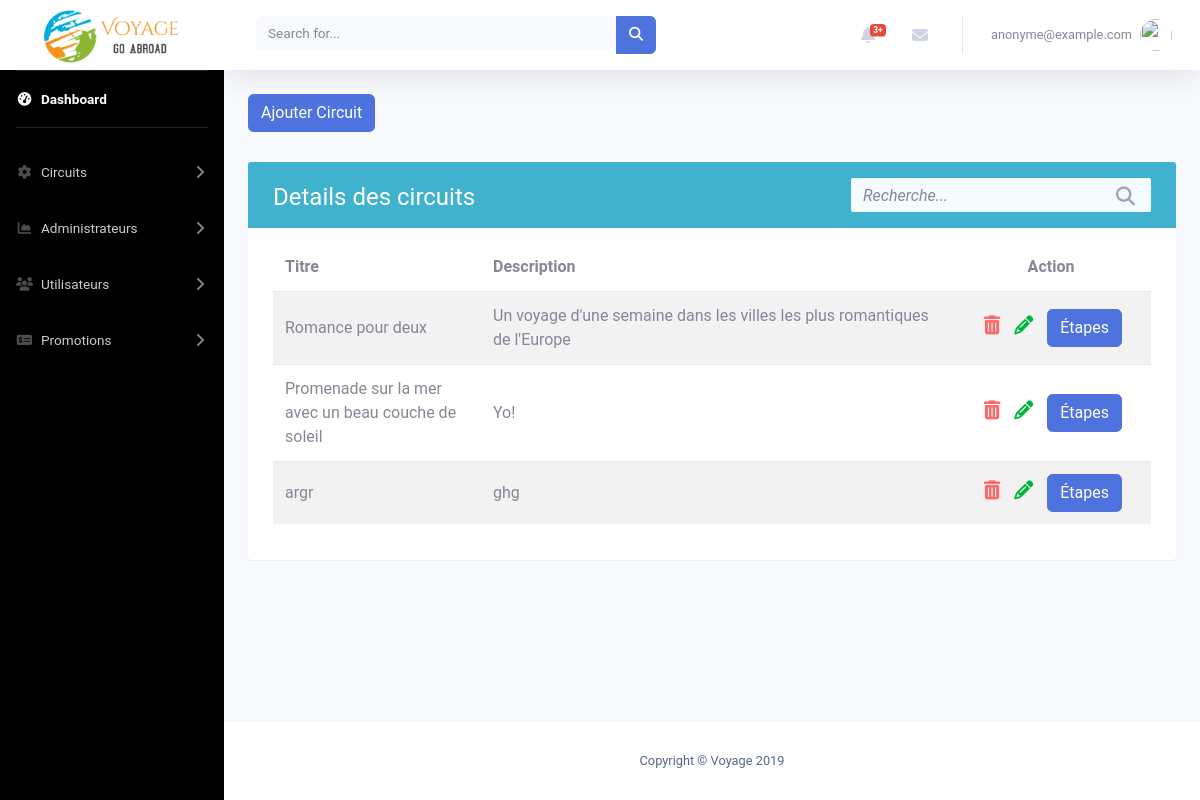
/admin/gererCircuit.php (signed in), run on an earlier commit of the app's database.
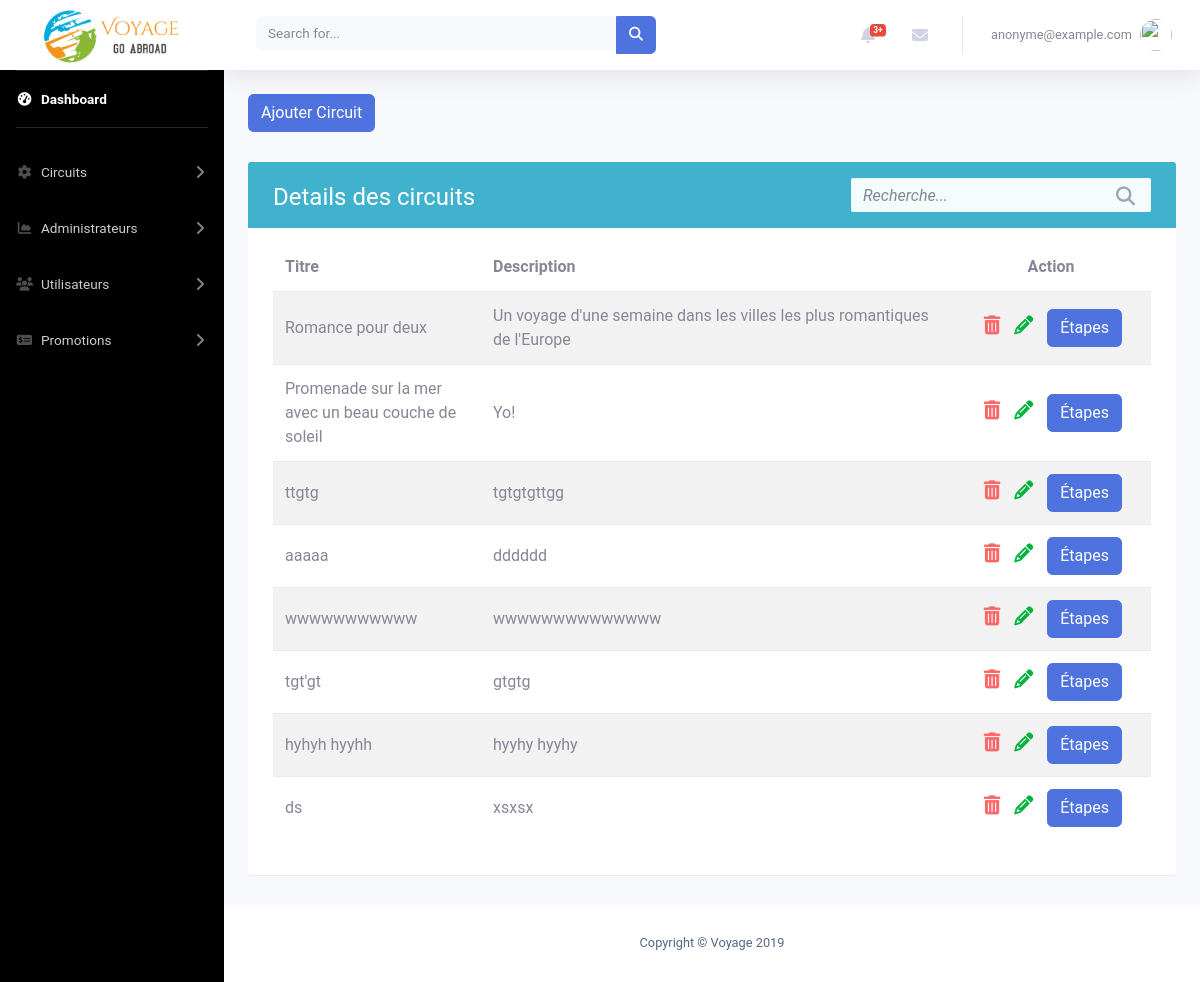
And on a later commit of the database.
### tables this page shows
CREATE TABLE `circuit` (
  `idCircuit` int(11) NOT NULL,
  `titre` varchar(250) NOT NULL,
  `description` text,
  `estActif` tinyint(1) DEFAULT '1'
);

### admin/gererCircuit.php (the view, shortened to what this page needs)
<?php
    include_once "includes/header.php";
    include_once "includes/navbar.php";
    $stmt = $conn->query('SELECT * FROM circuit');
    $table = '
                <div class="table-wrapper">
                    <div class="table-title">
                        <div class="row">
                            <div class="col-sm-8">
                                <h2>Details des circuits</b></h2>
                            </div>
                            <div class="col-sm-4">
                                <div class="search-box">
                                    <div class="input-group">
                                        <input type="text" id="search" class="form-control" placeholder="Recherche...">
                                        <span class="input-group-addon"><i class="fa fa-search" aria-hidden="true"></i></span>
                                    </div>
                                </div>
                            </div>
                        </div>
                    </div>
                    <table class="table table-striped">
                        <thead>
                            <tr>
                                <th>Titre</th>
                                <th>Description</th>
                                <th style="width: 200px; text-align: center;">Action</th>
                            </tr>
                        </thead>
                        <tbody>';
                        while ($row = $stmt->fetch()) {
                            $table .= '
                                    <tr>
                                        <td>' . $row->titre . '</td>
                                        <td>' . $row->description . '</td>
                                        <td style="width: 200px;">
                                            <div class="col-md-12 choix">
                                                <a href="" data-toggle="modal" data-target="#exampleModal'. $row->idCircuit .'"><i class="fa fa-trash" aria-hidden="true" style="color: #ff6666;"></i></a>
                                                <a href="modifierCircuit.php?idCircuit=' . $row->idCircuit . '"><i class="fa fa-pencil" aria-hidden="true" style="color: #00b33c;"></i></a>
                                                <a href="listerEtapes.php?idCircuit=' . $row->idCircuit . '" class="btn btn-primary" style="color: white;">Étapes</a>
                                                <div style="color: black;" class="modal fade" id="exampleModal'. $row->idCircuit .'" tabindex="-1" role="dialog" aria-labelledby="exampleModalLabel" aria-hidden="true">
                                                        Êtes-vous certain de vouloir supprimer "' . $row->titre . '"?
                                                            <a type="button" href="deleteCircuit.php?idCircuit=' . $row->idCircuit . '" class="btn btn-primary">Confirmer</a>
                                                </div>
                                            </div>
                                        </td>
                                    </tr>';
                        }
                $table .= '</tbody>
                        </table>
                    </div>
                ';
?><div class="container minimumHeight">
    <form action="creerCircuit.php">
        <button class="btn btn-primary" style="color: white;">Ajouter Circuit</button>
    </form>
    <?php
        echo $table;
    ?>
</div><?php
  include_once 'includes/footer.php';
?>

### admin/includes/header.php (shortened to what this page needs)
<!DOCTYPE html>
<html lang="en">
<head>
  <link href="vendor/fontawesome-free/css/all.min.css" rel="stylesheet" type="text/css">
  <link href="css/sb-admin-2.min.css" rel="stylesheet">
  <link href="css/abdel.css" rel="stylesheet">
  <link href="css/crud.css" rel="stylesheet">
</head>
<body id="page-top" onload="getMessages(4);">
  <div id="wrapper">

### admin/includes/navbar.php (shortened to what this page needs)
<ul class="navbar-nav text-white sidebar sidebar-dark accordion" id="accordionSidebar">
  <a class="sidebar-brand d-flex align-items-center justify-content-center" href="index.php" style="background-color: white;">
    <div class="sidebar-brand-icon">
      <img src="img/logo.png" style="width:80%;" alt="">
    </div>
  </a>
  <hr class="sidebar-divider my-0">
  <li class="nav-item active">
    <a class="nav-link" href="index.php">
      <i class="fas fa-fw fa-tachometer-alt"></i>
      <span>Dashboard</span></a>
  </li>
  <hr class="sidebar-divider">
  <li class="nav-item">
    <a class="nav-link collapsed" href="#" data-toggle="collapse" data-target="#collapseTwo" aria-expanded="true" aria-controls="collapseTwo">
      <i class="fas fa-fw fa-cog"></i>
      <span>Circuits</span>
    </a>
  </li>
  <li class="nav-item">
  <a class="nav-link collapsed" href="#" data-toggle="collapse" data-target="#collapseThree" aria-expanded="true" aria-controls="collapseThree">
      <i class="fas fa-fw fa-chart-area"></i>
      <span>Administrateurs</span></a>
  </li>
  <li class="nav-item">
    <a class="nav-link collapsed" href="#" data-toggle="collapse" data-target="#collapseUtilisateurs" aria-expanded="true" aria-controls="collapseUtilisateurs">
      <i class="fas fa-fw fa-users"></i>
      <span>Utilisateurs</span>
    </a>
  </li>
  <li class="nav-item">
    <a class="nav-link collapsed" href="#" data-toggle="collapse" data-target="#collapsePromotions" aria-expanded="true" aria-controls="collapsePromotions">
      <i class="fas fa-fw fa-money-check-alt"></i>
      <span>Promotions</span>
    </a>
  </li>
</ul>
  <div id="content-wrapper" class="d-flex flex-column">
    <div id="content">
      <nav class="navbar navbar-expand navbar-light bg-white topbar mb-4 static-top shadow">
        <form class="d-none d-sm-inline-block form-inline mr-auto ml-md-3 my-2 my-md-0 mw-100 navbar-search">
          <div class="input-group">
            <input type="text" class="form-control bg-light border-0 small" placeholder="Search for..." aria-label="Search" aria-describedby="basic-addon2">
            <div class="input-group-append">
              <button class="btn btn-primary" type="button">
                <i class="fas fa-search fa-sm"></i>
              </button>
            </div>
          </div>
        </form>
        <ul class="navbar-nav ml-auto">
          <li class="nav-item dropdown no-arrow mx-1">
            <a class="nav-link dropdown-toggle" href="#" id="alertsDropdown" role="button" data-toggle="dropdown" aria-haspopup="true" aria-expanded="false">
              <i class="fas fa-bell fa-fw"></i>
              <span class="badge badge-danger badge-counter">3+</span>
            </a>
          </li>
          <li class="nav-item dropdown no-arrow mx-1">
            <a class="nav-link dropdown-toggle" href="#" id="messagesDropdown" role="button" data-toggle="dropdown" aria-haspopup="true" aria-expanded="false">
              <i class="fas fa-envelope fa-fw"></i>
            </a>
          </li>
          <li class="nav-item dropdown no-arrow">
            <a class="nav-link dropdown-toggle" href="#" id="userDropdown" role="button" data-toggle="dropdown" aria-haspopup="true" aria-expanded="false">
              <span class="mr-2 d-none d-lg-inline text-gray-600 small">
             <?= $_SESSION['courriel'] ?>
              </span>
              <img class="img-profile rounded-circle" src="https://source.unsplash.com/QAB-WJcbgJk/60x60">
            </a>
          </li>
        </ul>
      </nav>

### admin/includes/footer.php (shortened to what this page needs)
      </div>
        <footer class="sticky-footer bg-white">
        <div class="container my-auto">
          <div class="copyright text-center my-auto">
            <span>Copyright &copy; Voyage 2019</span>
          </div>
        </div>
      </footer>
      </div>
    </div>
</body>
</html>

### admin/css/abdel.css (style rules this page uses)
#accordionSidebar { background-color: black; }
.choix { text-align: right !important; }
.minimumHeight { min-height: 75vh !important; }

### admin/css/crud.css (style rules this page uses)
body { color: #566787; background: #f7f5f2; font-family: 'Roboto', sans-serif; }
.table-wrapper { background: #fff; padding: 20px 25px; margin: 30px auto; border-radius: 3px; box-shadow: 0 1px 1px rgba(0,0,0,.05); }
.table-title { color: #fff; background: #40b2cd; padding: 16px 25px; margin: -20px -25px 10px; border-radius: 3px 3px 0 0; }
.table-title h2 { margin: 5px 0 0; font-size: 24px; }
.search-box { position: relative; float: right; }
.search-box .input-group { min-width: 300px; position: absolute; right: 0; }
.search-box .input-group-addon, .search-box input { border-color: #ddd; border-radius: 0; }
.search-box input { height: 34px; padding-right: 35px; background: #f4fcfd; border: none; border-radius: 2px !important; }
.search-box input::placeholder { font-style: italic; }
.search-box .input-group-addon { min-width: 35px; border: none; background: transparent; position: absolute; right: 0; z-index: 9; padding: 6px 0; }
.search-box i { color: #a0a5b1; font-size: 19px; position: relative; top: 2px; }
table.table { table-layout: fixed; margin-top: 15px; }
table.table tr th, table.table tr td { border-color: #e9e9e9; vertical-align: center; }
table.table th:first-child { width: 13rem; }
table.table td a { color: #a0a5b1; display: inline-block; margin: 0 5px; }
table.table td i { font-size: 19px; }
table.table thead th { border: none; }

What changed in the data, as far as the page shows it:
removed circuit: titre "argr", description "ghg"
added circuit: titre "ttgtg", description "tgtgtgttgg"
added circuit: titre "aaaaa", description "dddddd"
added circuit: titre "wwwwwwwwwww", description "wwwwwwwwwwwwww"
added circuit: titre "tgt'gt", description "gtgtg"
added circuit: titre "hyhyh hyyhh", description "hyyhy hyyhy"
added circuit: titre "ds", description "xsxsx"
